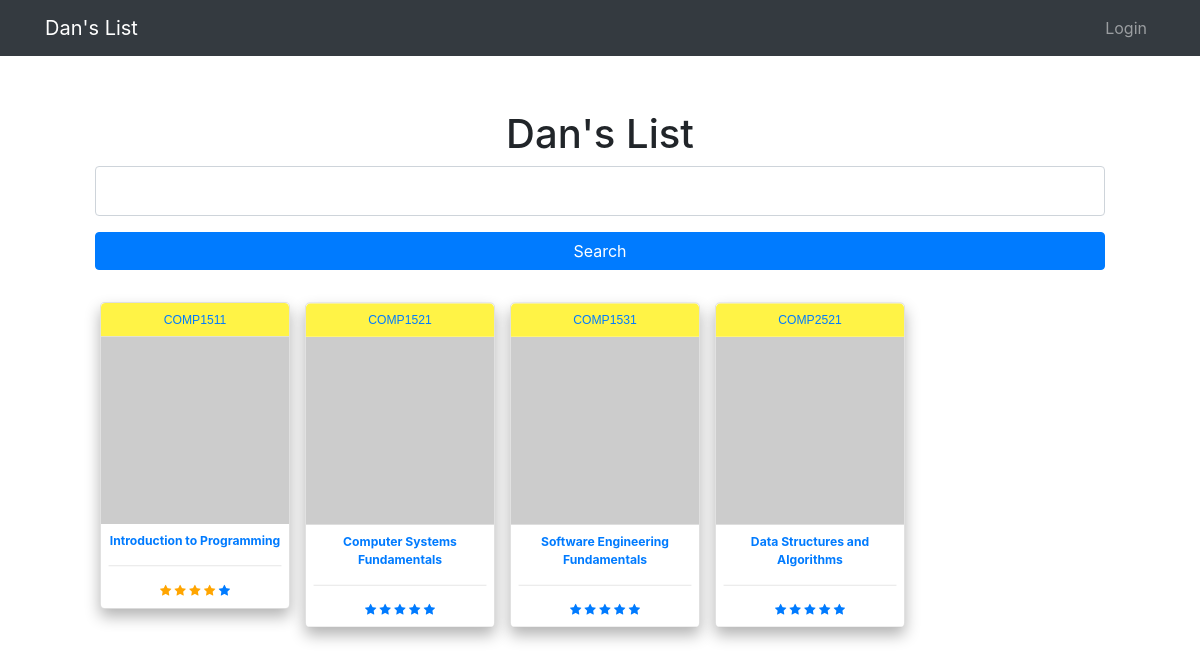
Page /home on the earlier database version.
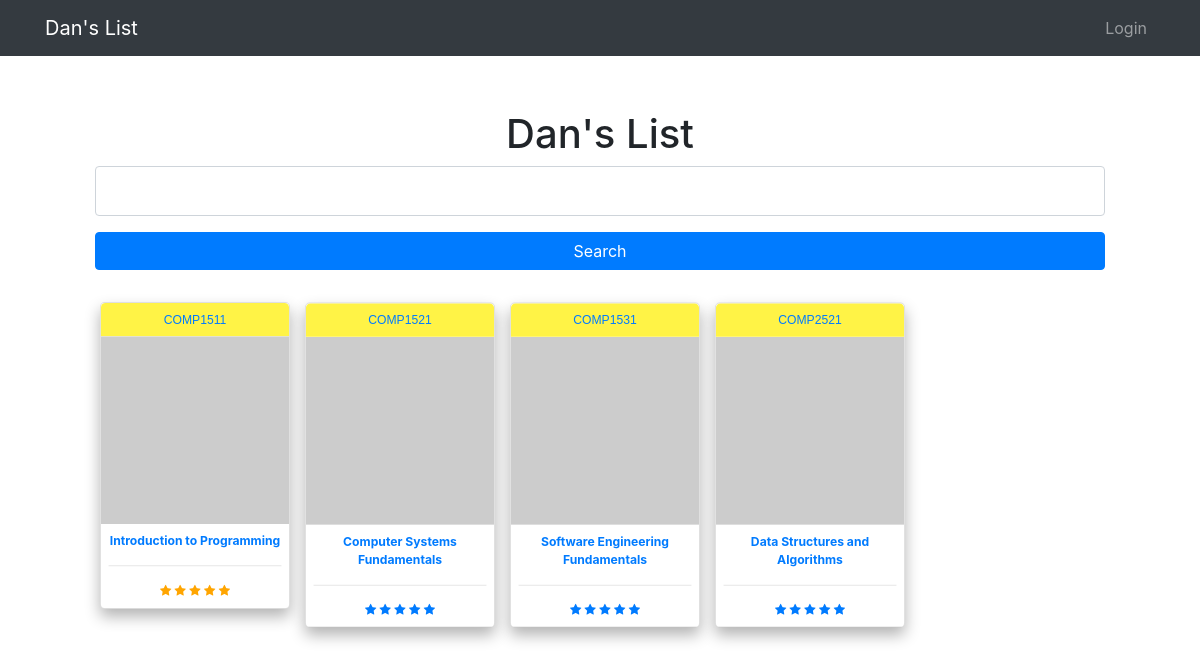
Same page on the later database version.
### dan/models.py (models this page shows)
class Course(db.Model):
    __tablename__ = "course"
    id = db.Column(db.Integer, primary_key=True)
    name = db.Column(db.String(64), nullable=False, unique=True)
    code = db.Column(db.String(16), nullable=False, unique=True)
    rating = db.Column(db.Integer)
    reviews = db.relationship('CourseReview', backref='course', lazy=True)

### dan/views.py (the view)
@login_required
@app.route('/', methods=['GET', 'POST'])
@app.route('/home', methods=['GET', 'POST'])
def home():
    courses = Course.query.all()
    form = CourseSearchForm()
    if form.validate_on_submit():
        old_courses = courses
        courses = []
        for course in old_courses:
            if form.search.data.lower() in course.name.lower() or form.search.data.lower() in course.code.lower():
                courses.append(course)
    return render_template('home.html', courses=courses, form=form)

### dan/forms.py
class CourseSearchForm(FlaskForm):
    search = StringField('Search')
    submit = SubmitField('Search')

### dan/templates/home.html (shortened to what this page needs)
{% extends "layout.html" %}
{% block content %}
<body>
    <h1>Dan's List</h1>
    <form method="POST" action="">
        <div class="form-group">
            <div class="form-label-group">
            {% if form.search.errors %}
               {{ form.search(class="form-control is-invalid")}}
                <div class="invalid-feedback">
                    {% for search in form.search.errors %}
                        <span>{{ error }}</span>
                    {% endfor %}
                </div>
            {% else %}
                {{ form.search(class="form-control") }}
            {% endif %}
            </div>
        </div>
        {{ form.submit(class="btn btn-primary btn-block")}}
    </form>
</body>
        <tbody>
            <div class="auto_container">
            {% for course in courses %}
            <a href="{{ url_for('course', course_id=course.id) }}">
                <div class="small card">
                    <header class="title">{{ course.code }}</header>
                    <img class="pic" src="http://lorempixel.com/image_output/city-q-g-640-480-9.jpg" alt=""/>
                    <div class="content">
                      <strong>{{ course.name }}</strong>
                        {% for i in range(course.rating|int) %}
                        <span class="fa fa-star checked"></span>
                        {% endfor %}
                        {% for i in range(5-course.rating|int) %}
                        <span class="fa fa-star"></span>
                        {% endfor %}
                    </div>
                </div>
            </a>
            {% endfor %}
            </div>
        </tbody>
{% endblock %}

### dan/templates/layout.html (shortened to what this page needs)
<!DOCTYPE html>
<html>
<head>
	<link rel="stylesheet" href="https://stackpath.bootstrapcdn.com/bootstrap/4.1.3/css/bootstrap.min.css">
	<link rel="stylesheet" type="text/css" href={{ url_for('static', filename='css/main.css') }}>
	<link rel="stylesheet" type="text/css" href={{ url_for('static', filename='css/card.css') }}>
	<link rel="stylesheet" href="https://cdnjs.cloudflare.com/ajax/libs/font-awesome/4.7.0/css/font-awesome.min.css">
</head>
<body>
	<nav class="navbar navbar-expand-sm fixed-top navbar-dark bg-dark">
		<div class="container">
			<a class="navbar-brand" href="/">Dan's List</a>
			<div class="collapse navbar-collapse" id="navbarNavAltMarkup">
				<div class="navbar-nav ml-auto">
					{% if current_user.is_anonymous %}
						<a class="nav-item nav-link" href="{{ url_for('login') }}">Login</a>
					{% else %}
						<a class="nav-item nav-link" href="{{ url_for('logout') }}">Logout</a>
					{% endif %}
				</div>
			</div>
		</div>
	</nav>
  	<div class="container" id="padtop">
		{% block content %}
		{% endblock %}
    </div>
</body>
</html>

### dan/static/css/main.css (style rules this page uses)
#padtop { padding-top: 30px; }
:root { --input-padding-x: 0.75rem; --input-padding-y: 0.75rem; }
.form-label-group { position: relative; }
.form-label-group > input, .form-label-group > label { padding: var(--input-padding-y) var(--input-padding-x); height: auto; }
.form-label-group input::placeholder { color: transparent; }
.form-label-group input:not(:placeholder-shown) { padding-top: calc(var(--input-padding-y) + var(--input-padding-y) * (2 / 3)); padding-bottom: calc(var(--input-padding-y) / 3); }

### dan/static/css/card.css (style rules this page uses)
html { background-image: linear-gradient(to bottom right, white, #9f9f9f); height: 100%; }
body { text-align: center; padding: 5rem; }
.card { box-shadow: 0rem .5rem 1rem rgba(0,0,0,.3); background-color: #fff; border-radius: 0.3rem; transition: all .2s ease-in-out; transform: scale(0.95); }
.title { font-family: 'Montserrat', sans-serif; background-color: rgb(255, 243, 70); padding: .5rem 0; border-radius: 0.3rem 0.3rem 0 0; }
.pic { max-width: 100%; }
.content { padding: .5rem; }
.small { max-width: 15rem; }
.auto_container { display: grid; grid-gap: 5px; grid-template-columns: repeat(auto-fit, 200px); grid-template-rows: repeat(2, 200px); }
.checked { color: orange; }

Differences in the rows shown:
changed Course "COMP1511": rating 4.4 → 5 (drawn)
